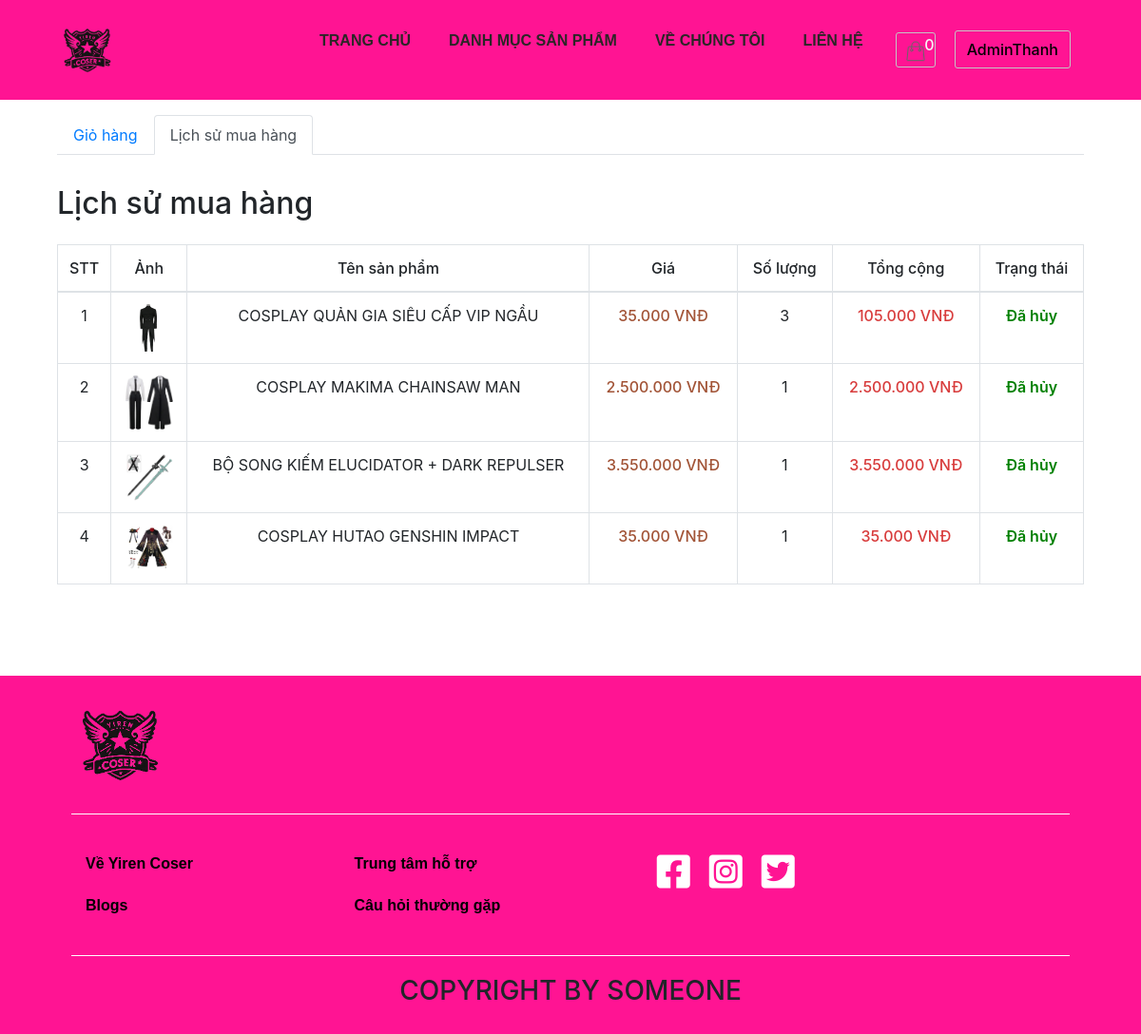
The app's page /history.php (signed in) with its own data.
### tables this page shows
CREATE TABLE `order_details` (
  `id` int NOT NULL,
  `order_id` int NOT NULL,
  `product_id` int NOT NULL,
  `id_user` int NOT NULL,
  `num` int NOT NULL,
  `price` float NOT NULL,
  `status` varchar(255) NOT NULL
);

CREATE TABLE `product` (
  `id` int NOT NULL,
  `title` varchar(200) NOT NULL,
  `price` float NOT NULL,
  `number` float NOT NULL,
  `thumbnail` varchar(500) NOT NULL,
  `content` longtext NOT NULL,
  `id_category` int NOT NULL,
  `created_at` datetime DEFAULT NULL,
  `updated_at` datetime DEFAULT NULL,
  `luot_xem` int NOT NULL,
  `so_comments` int NOT NULL
);

### database/dbhelper.php (called while the page is built, shortened)
<?php
function executeResult($sql)
{
	$con = mysqli_connect(HOST, USERNAME, PASSWORD, DATABASE);
	$result = mysqli_query($con, $sql);
	$data   = [];
	while ($row = mysqli_fetch_array($result, 1)) {
		$data[] = $row;
	}
	return $data;
}

### history.php (the view, shortened to what this page needs)
<?php
require_once('database/dbhelper.php');
?>
<!DOCTYPE html>
<html lang="en">
<head>
    <link rel="stylesheet" href="https://maxcdn.bootstrapcdn.com/bootstrap/4.4.1/css/bootstrap.min.css">
    <link rel="stylesheet" href="plugin/fontawesome/css/all.css">
    <link rel="stylesheet" href="css/cart.css">
</head>
<body>
    <div id="wrapper">
        <?php require('layout/header.php') ?>
        <main>
            <section class="cart">
                <div class="container-top">
                    <div class="panel panel-primary">
                        <div class="panel-heading" style="padding: 1rem 0;">
                            <ul class="nav nav-tabs">
                                <li class="nav-item">
                                    <a class="nav-link" href="cart.php">Giỏ hàng</a>
                                </li>
                                <li class="nav-item ">
                                    <a class="nav-link active" href="dashboard.php">Lịch sử mua hàng</a>
                                </li>
                            </ul>
                            <h2 style="padding-top:2rem" class="">Lịch sử mua hàng</h2>
                        </div>
                        <table class="table table-bordered table-hover">
                            <thead>
                                <tr style="font-weight: 500;text-align: center;">
                                    <td width="50px">STT</td>
                                    <td>Ảnh</td>
                                    <td>Tên sản phẩm</td>
                                    <td>Giá</td>
                                    <td>Số lượng</td>
                                    <td>Tổng cộng</td>
                                    <td>Trạng thái</td>
                                </tr>
                            </thead>
                            <tbody>
                                <?php
                                if (isset($_COOKIE['username'])) {
                                    $username = $_COOKIE['username'];
                                    $sql = "SELECT * FROM user WHERE username = '$username'";
                                    $user = executeResult($sql);
                                    foreach ($user as $item) {
                                        $userId = $item['id_user'];
                                    }
                                    $sql = "SELECT * from order_details, product where product.id=order_details.product_id AND order_details.id_user = '$userId' ORDER BY order_id DESC";
                                    $order_details_List = executeResult($sql);
                                    $count = 0;
                                    foreach ($order_details_List as $item) {
                                        echo '
                                        <tr style="text-align: center;">
                                            <td width="50px">' . (++$count) . '</td>
                                            <td style="text-align:center">
                                                <img width="50px" src="admin/product/' . $item['thumbnail'] . '">
                                            </td>
                                            <td>' . $item['title'] . '</td>
                                            <td class="b-500 orange">' . number_format($item['price'], 0, ',', '.') . '<span> VNĐ</span></td>
                                            <td width="100px">' . $item['num'] . '</td>
                                            <td class="b-500 red">' . number_format($item['num'] * $item['price'], 0, ',', '.') . '<span> VNĐ</span></td>
                                            <td style="color:green; font-weight:600;">' . $item['status'] . '</td>
                                        </tr>
                                        ';
                                    }
                                }
                                ?>
                            </tbody>
                        </table>
                    </div>
                </div>
            </section>
        </main>
        <?php require_once('layout/footer.php'); ?>
    </div>
</body>
</html>

### css/cart.css (style rules this page uses)
body { margin: 0px; padding: 0px; font-family: SanomatGrabApp, -apple-system, BlinkMacSystemFont, Segoe UI, PingFang SC, Hiragino Sans GB, Microsoft YaHei, Helvetica Neue, Helvetica, Arial, sans-serif, Apple Color Emoji, Segoe UI Emoji, Segoe UI Symbol; }
#wrapper { width: 100%; margin: 0 auto; }
.panel.panel-primary { width: 90%; margin: 0px auto; }

### css/index.css (style rules this page uses)
body { margin: 0px; padding: 0px; font-family: SanomatGrabApp, -apple-system, BlinkMacSystemFont, Segoe UI, PingFang SC, Hiragino Sans GB, Microsoft YaHei, Helvetica Neue, Helvetica, Arial, sans-serif, Apple Color Emoji, Segoe UI Emoji, Segoe UI Symbol; }
#wrapper { width: 100%; margin: 0 auto; }

### history.php (style rules this page uses)
main { padding-bottom: 4rem; }
.b-500 { font-weight: 500; }
.red { color: rgba(207, 16, 16, 0.815); }
.orange { color: #a25437; }

### records on screen
order_details: product.thumbnail (picture), product.title "COSPLAY QUẢN GIA SIÊU CẤP VIP NGẦU", product.price "35.000", num "3", $item['num']*$item['price'] "105.000", status "Đã hủy"
order_details: product.thumbnail (picture), product.title "COSPLAY MAKIMA CHAINSAW MAN", product.price "2.500.000", num "1", $item['num']*$item['price'] "2.500.000", status "Đã hủy"
order_details: product.thumbnail (picture), product.title "BỘ SONG KIẾM ELUCIDATOR + DARK REPULSER", product.price "3.550.000", num "1", $item['num']*$item['price'] "3.550.000", status "Đã hủy"
order_details: product.thumbnail (picture), product.title "COSPLAY HUTAO GENSHIN IMPACT", product.price "35.000", num "1", $item['num']*$item['price'] "35.000", status "Đã hủy"

### other values on screen
$count "0"
$_COOKIE['username'] "AdminThanh"
